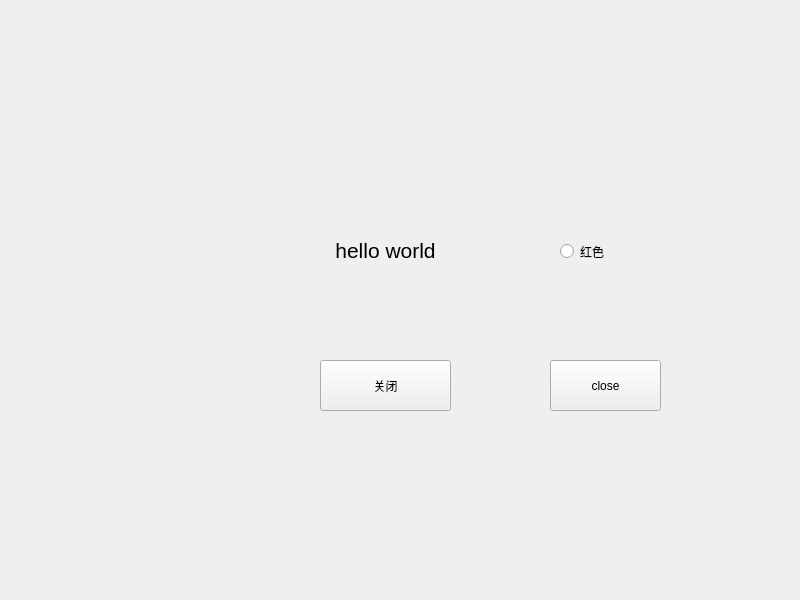
<?xml version="1.0" encoding="UTF-8"?>
<ui version="4.0">
 <class>Widget</class>
 <widget class="QWidget" name="Widget">
  <property name="geometry">
   <rect>
    <x>0</x>
    <y>0</y>
    <width>800</width>
    <height>600</height>
   </rect>
  </property>
  <property name="cursor">
   <cursorShape>ArrowCursor</cursorShape>
  </property>
  <property name="windowTitle">
   <string>Widget</string>
  </property>
  <widget class="QLabel" name="label">
   <property name="geometry">
    <rect>
     <x>300</x>
     <y>200</y>
     <width>171</width>
     <height>101</height>
    </rect>
   </property>
   <property name="font">
    <font>
     <pointsize>16</pointsize>
    </font>
   </property>
   <property name="text">
    <string>hello world</string>
   </property>
   <property name="alignment">
    <set>Qt::AlignCenter</set>
   </property>
  </widget>
  <widget class="QPushButton" name="pushButton">
   <property name="geometry">
    <rect>
     <x>550</x>
     <y>360</y>
     <width>111</width>
     <height>51</height>
    </rect>
   </property>
   <property name="text">
    <string>close</string>
   </property>
  </widget>
  <widget class="QPushButton" name="pushButton_2">
   <property name="geometry">
    <rect>
     <x>320</x>
     <y>360</y>
     <width>131</width>
     <height>51</height>
    </rect>
   </property>
   <property name="text">
    <string>关闭</string>
   </property>
  </widget>
  <widget class="QRadioButton" name="radioButton">
   <property name="geometry">
    <rect>
     <x>560</x>
     <y>240</y>
     <width>118</width>
     <height>23</height>
    </rect>
   </property>
   <property name="text">
    <string>红色</string>
   </property>
  </widget>
 </widget>
 <resources/>
 <connections>
  <connection>
   <sender>pushButton</sender>
   <signal>clicked()</signal>
   <receiver>Widget</receiver>
   <slot>showMinimized()</slot>
   <hints>
    <hint type="sourcelabel">
     <x>566</x>
     <y>363</y>
    </hint>
    <hint type="destinationlabel">
     <x>399</x>
     <y>299</y>
    </hint>
   </hints>
  </connection>
  <connection>
   <sender>pushButton_2</sender>
   <signal>clicked()</signal>
   <receiver>Widget</receiver>
   <slot>close()</slot>
   <hints>
    <hint type="sourcelabel">
     <x>385</x>
     <y>385</y>
    </hint>
    <hint type="destinationlabel">
     <x>399</x>
     <y>299</y>
    </hint>
   </hints>
  </connection>
 </connections>
</ui>
